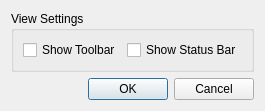
<?xml version="1.0" encoding="UTF-8"?>
<ui version="4.0">
 <class>SettingsDialog</class>
 <widget class="QDialog" name="SettingsDialog">
  <property name="geometry">
   <rect>
    <x>0</x>
    <y>0</y>
    <width>242</width>
    <height>97</height>
   </rect>
  </property>
  <property name="windowTitle">
   <string>Settings</string>
  </property>
  <property name="modal">
   <bool>true</bool>
  </property>
  <layout class="QVBoxLayout" name="verticalLayout">
   <item>
    <widget class="QGroupBox" name="groupBox">
     <property name="title">
      <string>View Settings</string>
     </property>
     <layout class="QHBoxLayout" name="horizontalLayout">
      <item>
       <widget class="QCheckBox" name="showToolbarCheckBox">
        <property name="text">
         <string>Show Toolbar</string>
        </property>
       </widget>
      </item>
      <item>
       <widget class="QCheckBox" name="showStatusBarCheckBox">
        <property name="text">
         <string>Show Status Bar</string>
        </property>
       </widget>
      </item>
     </layout>
    </widget>
   </item>
   <item>
    <widget class="QDialogButtonBox" name="buttonBox">
     <property name="orientation">
      <enum>Qt::Horizontal</enum>
     </property>
     <property name="standardButtons">
      <set>QDialogButtonBox::Cancel|QDialogButtonBox::Ok</set>
     </property>
    </widget>
   </item>
  </layout>
 </widget>
 <resources/>
 <connections>
  <connection>
   <sender>buttonBox</sender>
   <signal>accepted()</signal>
   <receiver>SettingsDialog</receiver>
   <slot>accept()</slot>
   <hints>
    <hint type="sourcelabel">
     <x>248</x>
     <y>254</y>
    </hint>
    <hint type="destinationlabel">
     <x>157</x>
     <y>274</y>
    </hint>
   </hints>
  </connection>
  <connection>
   <sender>buttonBox</sender>
   <signal>rejected()</signal>
   <receiver>SettingsDialog</receiver>
   <slot>reject()</slot>
   <hints>
    <hint type="sourcelabel">
     <x>316</x>
     <y>260</y>
    </hint>
    <hint type="destinationlabel">
     <x>286</x>
     <y>274</y>
    </hint>
   </hints>
  </connection>
 </connections>
</ui>
